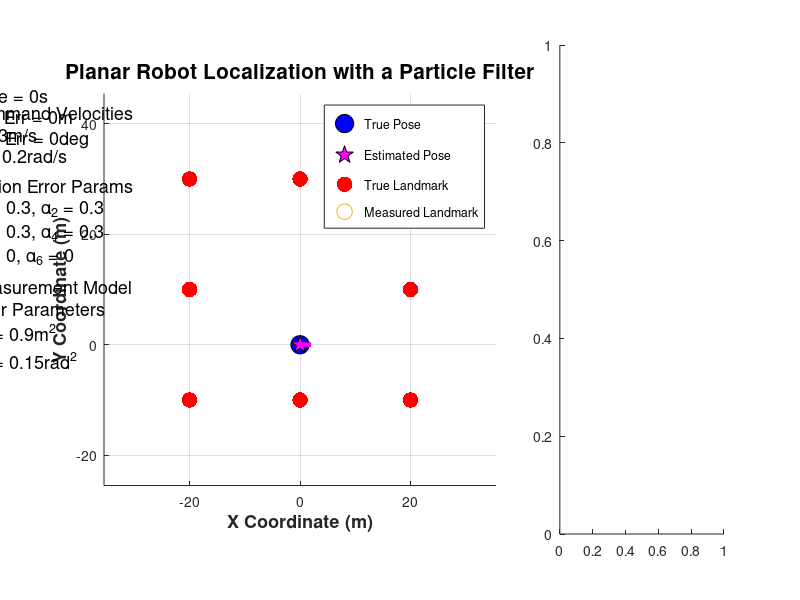

The MATLAB source for this figure: (Note: this script raises an error after producing the figure.)
%% ================= Special Problems Fall 2018 =========================
% Topic:    Monte Carlo Localization 
%           Particle filter applied to the planar robot localization
%           problem.
% Student:  Sanandeesh Kamat (M.Sc candidate)
% Adivisor: Dr. Zoran Gajik
% School:   Rutgers University - Graduate School of Engineering
%           Electical & Computer Engineering 
% Source:   S. Thrun, "Probabilistic Robotics", MIT Press (2006)
% =========================================================================

function [] = mainMonteCarloLocalization()
    clc;
    close all;
    bVideo = false;
    if bVideo
        hVidWrtr = VideoWriter('./MonteCarloLocalization.avi');
        open(hVidWrtr);
    end
    Ts = 0.10;   % Time Step (s)
    v  = 3;     % Commanded Translational Velocity (m/s)
    w  = 0.2;   % Commanded Angular Velocity (rad/s)
    % Initialize True Pose
    pose = [0;  % x (m)
            0;  % y (m)
            0]; % bearing (rad)
    trailLength = 200; 
    posTrail = zeros(2, trailLength); % Circular Buffer of Past Robot Positions
    theta = pose(3);
    % Initialize the Estimated Posterior: A Collection of Particles 
    % (i.e. unique realizations, randomly generated samples)
    numParticles = 500;
    % Particle Sample:
    % 1. X coord
    % 2. Y coord
    % 3. Theta
%     ParticleSet = zeros(3, numParticles);
    ParticleSet = random('Normal',0,1.0,3,numParticles);
    muPosTrail = zeros(2, trailLength); % Circular Buffer of Past Robot Positions
    % Define Motion Error Parameters
    alphaVal = 0.3;
    alphaVec = [alphaVal, alphaVal, alphaVal, alphaVal, 0, 0];
    % Initialize Map of Landmark Features
    map = InitMap();
    varObs = [0.9;   % Variance of Measured Range
              0.15]; % Variance of Measured Bearing
    % Initialize Figure
    time = 0;
    maxTime  = 30; % sec 
    numSteps = floor(maxTime/Ts);
    [hFig,     hCurrPos,   hCurrAz,  hTrail, ...
     hObs,     hCurrMuPos, hCurrMuAz, ...
     hMuTrail, hDynText, hKDE, hParticles] = InitFigure(pose, theta, posTrail, map, v, w, alphaVec, varObs);
    % ======================== Begin Simulation ======================== 
    for iStep = 1:numSteps
        if ishandle(hFig)
            time = time + Ts; % Update Time
            % =============== Motion & Measurement Models ================  
            % Generate the Next Robot Pose with the Noisy Velocity Motion Model
            [pose] = GenerateNextPose(v, w, Ts, pose, alphaVec);
            % Update Position Trail (Circular Buffer)
            posTrail(:, 1:end-1) =  posTrail(:,2:end);
            posTrail(:,end)      = [pose(1);   % x
                                    pose(2)];  % y
            % Generate Noisy Local Observations of Landmarks (Range/Bearing)
            obsLocal  = GenerateMeasurements(pose, map, varObs);
            obsGlobal = Local2Global(pose, obsLocal); % Transform into Global (x/y) Coordinates
            % ================= Monte Carlo Localization =================
            [ParticleSet, muPose] = MonteCarloLocalization(ParticleSet, v, w, Ts, obsLocal, map, alphaVec, varObs);
            % Update Position Trail (Circular Buffer)
            muPosTrail(:,1:end-1) = muPosTrail(:,2:end);
            muPosTrail(:,end)     = [muPose(1);   % x
                                     muPose(2)];  % y
            [xPost, yPost, posteriorKDE] = ComputeKDEParticleSet(ParticleSet, muPose);                       
            % ============================================================
            % =================== Update Figure ===================  
            % Subplot: Full Area
            % Update True Robot Pose
            pointingVec = [pose(1), pose(1)+2*cos(pose(3));
                           pose(2), pose(2)+2*sin(pose(3))];
            set(hCurrPos, 'XData',  pose(1),          'YData', pose(2));          % Current x/y Position
            set(hCurrAz,  'XData',  pointingVec(1,:), 'YData', pointingVec(2,:)); % Current Pointing Angle
            set(hTrail,   'XData',  posTrail(1,:),    'YData', posTrail(2,:));    % Current Pointing Angle
            % Update Robot Measurements
            set(hObs,     'XData',  obsGlobal(1,:),   'YData', obsGlobal(2,:));
            % Update Posterior Belief
            muPointingVec = [muPose(1), muPose(1)+2*cos(muPose(3));
                             muPose(2), muPose(2)+2*sin(muPose(3))];
            set(hCurrMuPos, 'XData', muPose(1),         'YData',  muPose(2));
            set(hCurrMuAz,  'XData', muPointingVec(1,:),'YData',  muPointingVec(2,:));
            set(hMuTrail,   'XData', muPosTrail(1,:),   'YData',  muPosTrail(2,:));    % Current Pointing Angle
            set(hKDE,       'XData', xPost,             'YData', yPost, 'CData', posteriorKDE);
%             set(hParticles, 'XData', ParticleSet(1,:),  'YData', ParticleSet(2,:));   
            % Update Text Descriptions
            posErr = round(sqrt((muPose(1)-pose(1))^2+(muPose(2)-pose(2))^2), 2); % m
            angErr = round(180/pi*(muPose(3)-pose(3)), 0); % deg
            [descr] = GetDynamicText(time, posErr, angErr);
            set(hDynText, 'str', descr);
            drawnow;
            if bVideo % Write to Video
                currFrame = getframe(hFig);
                writeVideo(hVidWrtr, currFrame);
            end
        else
            break;
        end
    end
    if bVideo
        close(hVidWrtr);
    end
    return;
end

%% Compute an Image of the Posterior KDE
function [xPost, yPost, posteriorKDE] = ComputeKDEParticleSet(ParticleSet, muPose)
    % Determine X/Y Range of KDE
    buff = 1.0;
%     xPost = linspace(min(PreReSample(1,:)-buff), max(PreReSample(1,:)+buff), 100);
%     yPost = linspace(min(PreReSample(2,:)-buff), max(PreReSample(2,:)+buff), 100);
    xPost = linspace(muPose(1,:)-buff, muPose(1,:)+buff, 100);
    yPost = linspace(muPose(2,:)-buff, muPose(2,:)+buff, 100);
    [xGrid, yGrid] = meshgrid(xPost, yPost);
    % Generate a 2-D Gaussian for each Particle
    varParticle = 0.01; % m^2
    covParticle = [varParticle,     0;
                   0,           varParticle];
    posteriorKDE = zeros(size(xGrid(:)));
    numParticles = size(ParticleSet, 2);
    for iPrtcl = 1:numParticles
        thisPDF = mvnpdf([xGrid(:) yGrid(:)],ParticleSet(1:2,iPrtcl)',covParticle);
        posteriorKDE = posteriorKDE + thisPDF./numParticles;
    end
    posteriorKDE = reshape(posteriorKDE,length(xPost),length(xPost));
    return;
end

%% Transform Observations from Local (Range/Bearing) to Global (x/y) Coordinate System
function [obsGlobal] = Local2Global(pose, obsLocal)
    obsGlobal = zeros(size(obsLocal));
    numLandmarks = size(obsLocal, 2);
    for iObs = 1:numLandmarks
        %                         Range              Global Bearing
        obsGlobal(1,iObs) = obsLocal(1,iObs)*cos(obsLocal(2,iObs)+pose(3))+pose(1);
        obsGlobal(2,iObs) = obsLocal(1,iObs)*sin(obsLocal(2,iObs)+pose(3))+pose(2);
    end
    return;
end

%% Generate Measurements
function [obs] = GenerateMeasurements(pose, map, varObs)
    obs = ones(size(map));
    numLandmarks = size(map, 2);
    for iObs = 1:numLandmarks
        deltaX = map(1, iObs)-pose(1);
        deltaY = map(2, iObs)-pose(2);
        %              Deterministic                   Random Error
        obs(1, iObs) = sqrt(deltaX^2 + deltaY^2)     + normrnd(0, varObs(1)); % Measured Range (m)
        obs(2, iObs) = atan2(deltaY, deltaX)-pose(3) + normrnd(0, varObs(2)); % Measured Bearing (rad)
    end
    return;
end

%% Initialize Map
function [map] = InitMap()
    map = [-20,   0,  20, -20, 20, -20,  0, 20;  % x 
           -10, -10, -10,  10, 10,  30, 30, 30;  % y 
             1,   1,   1,   1,  1,   1,  1,  1]; % signature (unused) 
    return;
end


%% Initialize Figure
% hDynText
function [hFig,     hCurrPos,   hCurrAz,  hTrail, ...
          hObs,     hCurrMuPos, hCurrMuAz, ...
          hMuTrail, hDynText,   hKDE, hParticles] = InitFigure(pose, theta, posTrail, map, v, w, alpha, varObs)
    s = get(0, 'ScreenSize');
    hFig = figure('Position', [0 0 s(3) s(4)]);
    subplot(2, 3, [1, 2, 4, 5]);
    % True Robot Pose
    hCurrPos = scatter(pose(1), pose(2), 175, 'b', 'filled', 'MarkerEdgeColor', 'k'); hold on; 
    hCurrAz  = plot([pose(1), pose(1)+2*cos(theta)], [pose(2), pose(2)+2*sin(theta)], 'b', 'LineWidth', 3);
    hTrail   = plot( posTrail(1,:), posTrail(2,:), '--b');
    % Map Landmarks and Observations
    hMap = scatter(map(1,:), map(2,:), 125, 'r', 'filled');   
    hObs = scatter(      [],       [], 125, 'b');
    % Estimated Robot Pose
    hCurrMuPos = scatter(pose(1), pose(2), 175, 'm', 'filled', 'pentagram', 'MarkerEdgeColor', 'k');
    hCurrMuAz  = plot([pose(1), pose(1)+2*cos(theta)], [pose(2), pose(2)+2*sin(theta)], 'm', 'LineWidth', 3);
    hMuTrail   = plot(posTrail(1,:), posTrail(2,:), '--m');
%     hParticles = scatter([], [], 25, 'k', 'filled');
    % Axes/Text/etc.
    title('Planar Robot Localization with a Particle Filter', 'fontsize', 15);
    xlabel('X Coordinate (m)', 'fontweight', 'bold', 'fontsize', 13);
    ylabel('Y Coordinate (m)', 'fontweight', 'bold', 'fontsize', 13);
    descr = GetDynamicText(0, 0, 0);
    hDynText   = text( -60, 41, descr, 'FontSize', 13);
    descr = GetParamText(v, w, alpha, varObs);
    text( -60, 19, descr, 'FontSize', 13);
%     [MotionModDescr, VelCommDescr, MeasurementDescr, EKFDescr] = GetEqnText();
%     descrCol = 40;
%     text(  descrCol, 48, 'Velocity Motion Model', 'FontSize', 12, 'FontWeight', 'bold');
%     text(  descrCol, 44, strcat(MotionModDescr(1), MotionModDescr(2), MotionModDescr(3)), 'FontSize', 10,'Interpreter','latex');
%     text(  75, 44, strcat(VelCommDescr(1), VelCommDescr(2), VelCommDescr(3)), 'FontSize', 10,'Interpreter','latex');
%     text(  descrCol, 38, 'Feature Measurement Model', 'FontSize', 12, 'FontWeight', 'bold');
%     text(  descrCol, 34, strcat(MeasurementDescr(1), MeasurementDescr(2), MeasurementDescr(3)), 'FontSize', 10,'Interpreter','latex');
%     text(  descrCol, 28, 'EKF Algorithm', 'FontSize', 12, 'FontWeight', 'bold');
%     text(  descrCol, 22, EKFDescr, 'FontSize', 11,'Interpreter','latex');
    grid on;
    axis equal tight;
    xlim([-35.5 35.5]);
    ylim([-25.5 45.5]);
    legend([hCurrPos, hCurrMuPos, hMap, hObs], 'True Pose', 'Estimated Pose', 'True Landmark', 'Measured Landmark');
    % KDE of Posterior Particle Set
    axKDE = subplot(2, 3, [3 6]);
    hKDE       = imagesc(); hold on;
    hParticles = scatter([], [], 15, 'c', 'filled');
    hPreSmpl   = scatter([], [], 15, 'c');
    title({'Gaussian Kernel Density Estimate','of the Posterior Particle Set'});
    xlabel('X Coordinate (m)');
    ylabel('Y Coordinate (m)');
    set(gca,'YDir','normal');
    axis equal tight;
    grid on;
    colormap hot;
    return;
end

%% Generate the Next Robot Pose with the Noisy Velocity Motion Model
function [poseNext] = GenerateNextPose(v, w, Ts, poseCurr, alpha)
    % Generate Noisy Velocity Commands
    vHat   = v + normrnd(0, alpha(1)*v^2 + alpha(2)*w^2);
    wHat   = w + normrnd(0, alpha(3)*v^2 + alpha(4)*w^2);
    gamHat = 0 + normrnd(0, alpha(5)*v^2 + alpha(6)*w^2);
    % Update Pose
    theta  = poseCurr(3);
    poseNext = poseCurr + [-(vHat/wHat)*sin(theta)+(vHat/wHat)*sin(theta+wHat*Ts);
                            (vHat/wHat)*cos(theta)-(vHat/wHat)*cos(theta+wHat*Ts);
                             wHat*Ts + gamHat*Ts];
    poseNext(3) = mod(poseNext(3), 2*pi);                     
    return;
end

%% Get Dynamic Text: time, position error, and angle error
function [descr] = GetDynamicText(time, posErr, angErr)
    descr = {['Time = ', num2str(time), 's'];
             ['Pos Err = ', num2str(posErr), 'm'];
             ['Ang Err = ', num2str(angErr), 'deg']};
    return;
end

%% Get Parameter Text 
function [descr] = GetParamText(v, w, alphaVec, varObs)
   descr = {  'Command Velocities';
             ['v = ', num2str(v), 'm/s'];
             ['w = ', num2str(w), 'rad/s'];
             ' '
             'Motion Error Params';
             ['\alpha_{1} = ', num2str(alphaVec(1)), ', \alpha_{2} = ', num2str(alphaVec(2))];
             ['\alpha_{3} = ', num2str(alphaVec(3)), ', \alpha_{4} = ', num2str(alphaVec(4))];
             ['\alpha_{5} = ', num2str(alphaVec(5)), ', \alpha_{6} = ', num2str(alphaVec(6))];
             ' '
             'Measurement Model';
              'Error Parameters';
              ['\sigma_{R}^{2} = ', num2str(varObs(1)), 'm^2'];
              ['\sigma_{\phi}^{2} = ', num2str(varObs(2)), 'rad^2']};             
    return;
end

%% Get Equation Text
function [MotionModDescr, VelCommDescr, MeasurementDescr, EKFDescr] = GetEqnText()
    % Description of Motion Model
    MotionModDescr = {'$$ \left( \begin{array}{c} x_{t} \\ y_{t} \\ \theta_{t} \end{array}\right) $$',...
                  '$$ = \left(\begin{array}{c} x_{t-1} \\ y_{t-1} \\ \theta_{t-1} \end{array}\right) $$',...
                  '$$ + \left(\begin{array}{c} -\frac{\hat{v}}{\hat{w}}\sin(\theta) + \frac{\hat{v}}{\hat{w}}\sin(\theta + \hat{w}\Delta t) \\ \frac{\hat{v}}{\hat{w}}\cos(\theta) - \frac{\hat{v}}{\hat{w}}\cos(\theta + \hat{w}\Delta t) \\ \hat{w}\Delta t + \hat{\gamma}\Delta t \end{array}\right) $$'};
    VelCommDescr = {'$$ \left(\begin{array}{c} \hat{v} \\ \hat{w} \\ \hat{\gamma} \end{array}\right) $$',...
                    '$$ = \left(\begin{array}{c} v \\ w \\ 0 \end{array}\right) $$',...
                    '$$ + \left(\begin{array}{c} \epsilon_{\alpha_{1}v^{2}+\alpha_{2}w^{2}} \\ \epsilon_{\alpha_{3}v^{2}+\alpha_{4}w^{2}} \\ \epsilon_{\alpha_{5}v^{2}+\alpha_{6}w^{2}} \end{array}\right)$$'};

    MeasurementDescr = {'$$ \left(\begin{array}{c} r_{r}^{i} \\ \phi_{t}^{i} \\ s_{t}^{i} \end{array}\right)$$',...
                        '$$ = \left(\begin{array}{c} \sqrt{(m_{j,x}-x_t)^2+(m_{j,y}-y_t)^2}   \\ atan2(m_{j,y}-y_t, m_{j,x}-x_t) - \theta \\ s_{j} \end{array}\right)$$',...
                        '$$ + \left(\begin{array}{c} \epsilon_{\sigma_{r}^{2}} \\ \epsilon_{\sigma_{\phi}^{2}} \\ \epsilon_{\sigma_{s}^{2}} \end{array}\right)$$'};
    
    EKFDescr = {'$$ \overline{\mu}_{t} = g(u_{t}, \mu_{t-1}) $$ Prediction Update (use motion model)',...
            '$$ \overline{\Sigma}_{t} = G_{t}\Sigma_{t-1}G^{T}_{t}+R_{t} $$ Covariance of Prediction (use Jacobians of motion model)',...
            '$$ K_{t} = \overline{\Sigma}_{t}H^{t}_{T}(H_{t}\overline{\Sigma}_{t}H^{T}_{t}+Q_{t})^{-1} $$ Kalman Gain (use Jacobians of measurement model)',...
            '$$ \mu_{t} = \overline{\mu}_{t} + K_{t}(z_t-h(\overline{\mu}_{t})) $$ Measurement Update (use measurement model)',...
            '$$ \Sigma_{t} = (I-K_{t}H_{t})\overline{\Sigma}_{t} $$ Covariance of the Corrected Estimate'};
    return;
end


